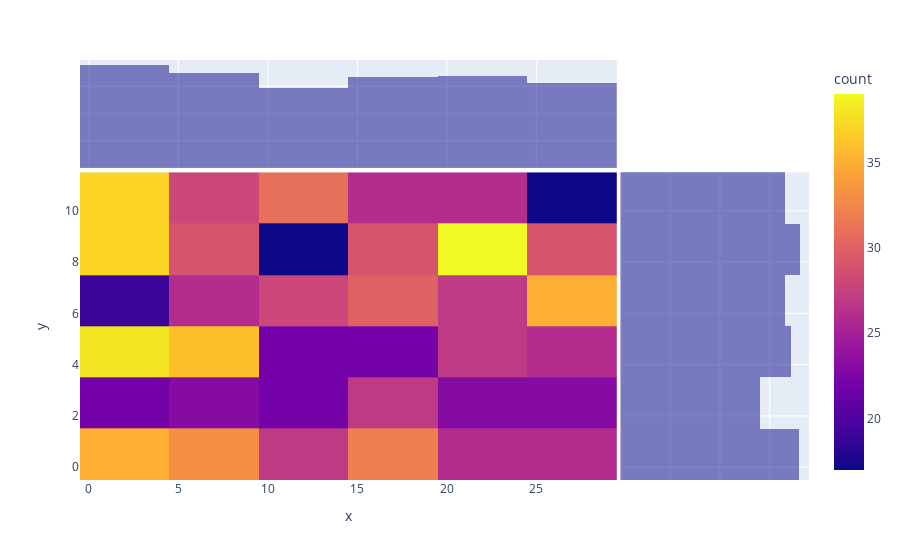

Here is the notebook cell this chart was saved with:
### Code cell
px.density_heatmap(x=us_and_vs[:, 0], y=us_and_vs[:, 1], marginal_x="histogram", marginal_y="histogram")

### Figure 1 — Plotly figure (JSON) as saved in the notebook; plotly's stock layout.template omitted (floating-point values rounded to 4 significant figures; data arrays with more than 128 entries replaced by an {"elided": "..."} marker saying what was removed)
{"data": [{"coloraxis": "coloraxis", "hovertemplate": "x=%{x}<br>y=%{y}<br>count=%{z}<extra></extra>", "name": "", "type": "histogram2d", "x": {"elided": "1000 int values"}, "xaxis": "x", "xbingroup": "x", "y": {"elided": "1000 int values"}, "yaxis": "y", "ybingroup": "y"}, {"alignmentgroup": "True", "bingroup": "x", "hovertemplate": "x=%{x}<br>count=%{y}<extra></extra>", "legendgroup": "", "marker": {"color": "#0d0887"}, "name": "", "offsetgroup": "", "opacity": 0.5, "showlegend": false, "type": "histogram", "x": {"elided": "1000 int values"}, "xaxis": "x3", "yaxis": "y3"}, {"alignmentgroup": "True", "bingroup": "y", "hovertemplate": "y=%{y}<br>count=%{x}<extra></extra>", "legendgroup": "", "marker": {"color": "#0d0887"}, "name": "", "offsetgroup": "", "opacity": 0.5, "showlegend": false, "type": "histogram", "xaxis": "x2", "y": {"elided": "1000 int values"}, "yaxis": "y2"}], "layout": {"barmode": "overlay", "coloraxis": {"colorbar": {"title": {"text": "count"}}, "colorscale": [[0, "#0d0887"], [0.1111, "#46039f"], [0.2222, "#7201a8"], [0.3333, "#9c179e"], [0.4444, "#bd3786"], [0.5556, "#d8576b"], [0.6667, "#ed7953"], [0.7778, "#fb9f3a"], [0.8889, "#fdca26"], [1, "#f0f921"]]}, "legend": {"tracegroupgap": 0}, "margin": {"t": 60}, "xaxis": {"anchor": "y", "domain": [0, 0.7363], "title": {"text": "x"}}, "xaxis2": {"anchor": "y2", "domain": [0.7413, 1], "matches": "x2", "showgrid": true, "showline": false, "showticklabels": false, "ticks": ""}, "xaxis3": {"anchor": "y3", "domain": [0, 0.7363], "matches": "x", "showgrid": true, "showticklabels": false}, "xaxis4": {"anchor": "y4", "domain": [0.7413, 1], "matches": "x2", "showgrid": true, "showline": false, "showticklabels": false, "ticks": ""}, "yaxis": {"anchor": "x", "domain": [0, 0.7326], "title": {"text": "y"}}, "yaxis2": {"anchor": "x2", "domain": [0, 0.7326], "matches": "y", "showgrid": true, "showticklabels": false}, "yaxis3": {"anchor": "x3", "domain": [0.7426, 1], "matches": "y3", "showgrid": true, "showline": false, "showticklabels": false, "ticks": ""}, "yaxis4": {"anchor": "x4", "domain": [0.7426, 1], "matches": "y3", "showgrid": true, "showline": false, "showticklabels": false, "ticks": ""}}}
